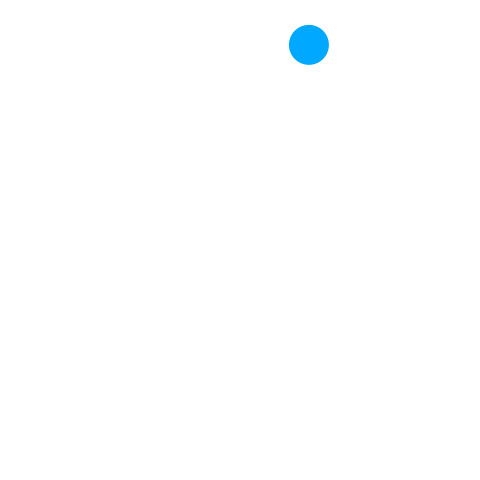
Frame 1 (no input)
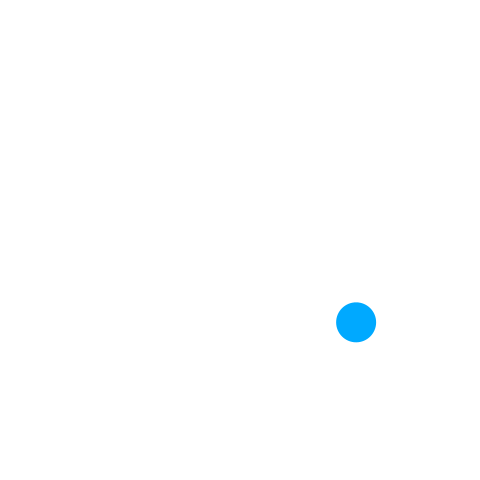
Frame 60 (the mouse pressed at the canvas centre just before this capture)
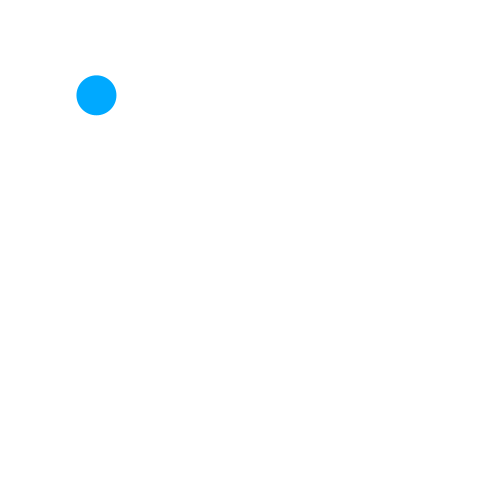
Frame 120 (the mouse held since frame 60 and released just before this capture)

The Processing sketch that drew these frames (run headless with seeded random() and noise(); from frame 60 on, the mouse is pressed at the canvas centre):

// Processing sketch: ballThrowableExpanding
// ── ballThrowableExpanding.pde
final float vx0min = -7;            // vxの初期値の下限
final float vx0max = 5;             // vxの初期値の上限
final float vy0min = 4;             // vyの初期値の下限
final float vy0max = 8;             // vyの初期値の上限
final float fps = 60;               // 1秒間あたりのフレーム数
final float gravity = 9.8 / fps;    // 1フレームあたりの重力加速度
final float elas = 0.98;            // 反発係数
final float d = 40;                 // ボールの直径
final float hueMax = 360.0;         // 色相の最大値

// 変数
Ball ball0;                         // ボールのオブジェクト1つを参照する変数

void setup() {
    frameRate(fps);
    size(480, 480);
    noStroke();
    colorMode(HSB, hueMax, 100, 100);
    fill(0, 0, 0);
    ball0 = new Ball();
    ball0.d  = d;
    ball0.x  = random(d / 2, width - d / 2);     // ボールの中心のx座標
    ball0.y  = random(d / 2, height / 5);        // ボールの中心のy座標
    ball0.vx = random(vx0min, vx0max);           // ボールの速度のx成分
    ball0.vy = random(vy0min, vy0max);           // ボールの速度のy成分
}

void draw() {
    background(0, 0, 100);
    ball0.move();
    ball0.draw();
}




/** 動くボールを表す */
class Ball {
    float d;
    float x;
    float y;
    float vx;
    float vy;
    boolean expanded = true,p_expanded=true;
    private float calcHue(float vx, float vy) {
        return (sqrt(vx * vx + vy * vy) * 16) % hueMax;
    }
    void draw(){
        ellipse(ball0.x, ball0.y, ball0.d, ball0.d);
    }

    void move() {
        if((x-mouseX)*(x-mouseX)+(y-mouseY)*(y-mouseY)-(d*d)/4>0){
            fill(200,100,100);
            vy += gravity;
            p_expanded = !expanded;
        }
        else{
            expanded = p_expanded;
            fill(0,100,100);
            float rad = atan2(mouseX-pmouseX,mouseY-pmouseY);
            vx = cos(rad)*dist(mouseX,mouseY,pmouseX,pmouseY);
            vy = sin(rad)*dist(mouseX,mouseY,pmouseX,pmouseY);
            if(expanded){
                d++;
            }else{
                d--;
            }
        }
        x  += vx;
        y  += vy;
        if (x < d / 2) {
            vx = - vx * elas;
            x = d / 2;
        } else if (x > width - d / 2) {
            vx = - vx  * elas;
            x = width - d / 2;
        }
        if (y > height - d / 2) {
            vy = - vy * elas;
            y = height - d / 2;
        } else if (y < d / 2) {
            vy = - vy * elas;
            y = d / 2;
        }
    }
}
